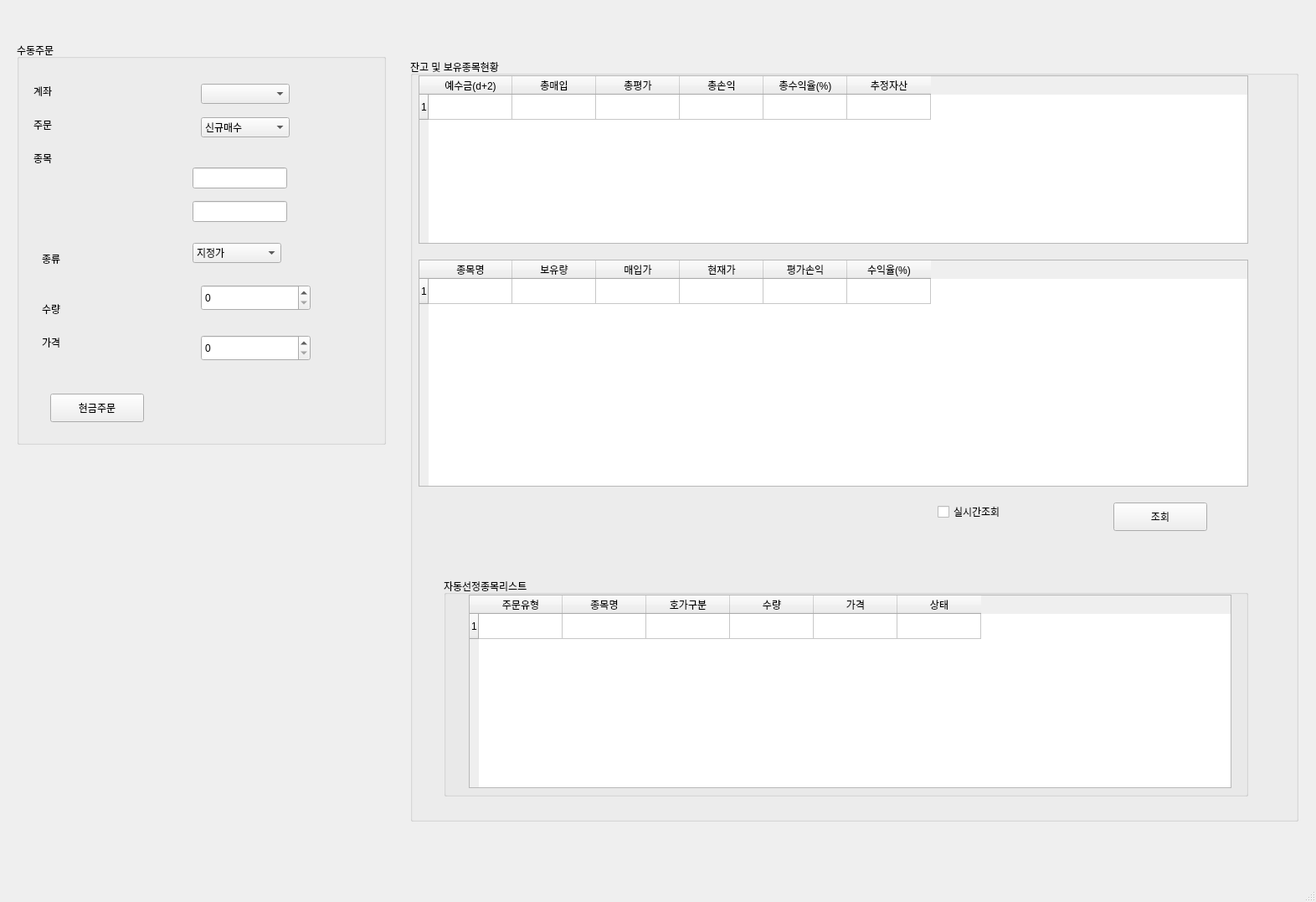
<?xml version="1.0" encoding="UTF-8"?>
<ui version="4.0">
 <class>MainWindow</class>
 <widget class="QMainWindow" name="MainWindow">
  <property name="geometry">
   <rect>
    <x>0</x>
    <y>0</y>
    <width>1572</width>
    <height>1077</height>
   </rect>
  </property>
  <property name="windowTitle">
   <string>PyTrader v0.2</string>
  </property>
  <property name="windowIcon">
   <iconset>
    <normaloff>icon.png</normaloff>icon.png</iconset>
  </property>
  <widget class="QWidget" name="centralwidget">
   <widget class="QGroupBox" name="groupBox">
    <property name="geometry">
     <rect>
      <x>20</x>
      <y>50</y>
      <width>441</width>
      <height>481</height>
     </rect>
    </property>
    <property name="title">
     <string>수동주문</string>
    </property>
    <widget class="QLabel" name="label">
     <property name="geometry">
      <rect>
       <x>20</x>
       <y>50</y>
       <width>77</width>
       <height>18</height>
      </rect>
     </property>
     <property name="text">
      <string>계좌</string>
     </property>
    </widget>
    <widget class="QLabel" name="label_2">
     <property name="geometry">
      <rect>
       <x>20</x>
       <y>90</y>
       <width>77</width>
       <height>18</height>
      </rect>
     </property>
     <property name="text">
      <string>주문</string>
     </property>
    </widget>
    <widget class="QLabel" name="label_3">
     <property name="geometry">
      <rect>
       <x>20</x>
       <y>130</y>
       <width>77</width>
       <height>18</height>
      </rect>
     </property>
     <property name="text">
      <string>종목</string>
     </property>
    </widget>
    <widget class="QLabel" name="label_4">
     <property name="geometry">
      <rect>
       <x>30</x>
       <y>250</y>
       <width>77</width>
       <height>18</height>
      </rect>
     </property>
     <property name="text">
      <string>종류</string>
     </property>
    </widget>
    <widget class="QLabel" name="label_5">
     <property name="geometry">
      <rect>
       <x>30</x>
       <y>310</y>
       <width>77</width>
       <height>18</height>
      </rect>
     </property>
     <property name="text">
      <string>수량</string>
     </property>
    </widget>
    <widget class="QLabel" name="label_6">
     <property name="geometry">
      <rect>
       <x>30</x>
       <y>350</y>
       <width>77</width>
       <height>18</height>
      </rect>
     </property>
     <property name="text">
      <string>가격</string>
     </property>
    </widget>
    <widget class="QComboBox" name="comboBox">
     <property name="geometry">
      <rect>
       <x>220</x>
       <y>50</y>
       <width>106</width>
       <height>24</height>
      </rect>
     </property>
    </widget>
    <widget class="QComboBox" name="comboBox_2">
     <property name="geometry">
      <rect>
       <x>220</x>
       <y>90</y>
       <width>106</width>
       <height>24</height>
      </rect>
     </property>
     <item>
      <property name="text">
       <string>신규매수</string>
      </property>
     </item>
     <item>
      <property name="text">
       <string>신규매도</string>
      </property>
     </item>
     <item>
      <property name="text">
       <string>매수취소</string>
      </property>
     </item>
     <item>
      <property name="text">
       <string>매도취소</string>
      </property>
     </item>
    </widget>
    <widget class="QComboBox" name="comboBox_3">
     <property name="geometry">
      <rect>
       <x>210</x>
       <y>240</y>
       <width>106</width>
       <height>24</height>
      </rect>
     </property>
     <item>
      <property name="text">
       <string>지정가</string>
      </property>
     </item>
     <item>
      <property name="text">
       <string>시장가</string>
      </property>
     </item>
    </widget>
    <widget class="QLineEdit" name="lineEdit">
     <property name="geometry">
      <rect>
       <x>210</x>
       <y>150</y>
       <width>113</width>
       <height>25</height>
      </rect>
     </property>
    </widget>
    <widget class="QLineEdit" name="lineEdit_2">
     <property name="geometry">
      <rect>
       <x>210</x>
       <y>190</y>
       <width>113</width>
       <height>25</height>
      </rect>
     </property>
    </widget>
    <widget class="QSpinBox" name="spinBox">
     <property name="geometry">
      <rect>
       <x>220</x>
       <y>290</y>
       <width>131</width>
       <height>31</height>
      </rect>
     </property>
     <property name="maximum">
      <number>1000000</number>
     </property>
     <property name="singleStep">
      <number>50</number>
     </property>
    </widget>
    <widget class="QSpinBox" name="spinBox_2">
     <property name="geometry">
      <rect>
       <x>220</x>
       <y>350</y>
       <width>131</width>
       <height>31</height>
      </rect>
     </property>
     <property name="maximum">
      <number>1000000</number>
     </property>
     <property name="singleStep">
      <number>50</number>
     </property>
    </widget>
    <widget class="QPushButton" name="pushButton">
     <property name="geometry">
      <rect>
       <x>40</x>
       <y>420</y>
       <width>112</width>
       <height>34</height>
      </rect>
     </property>
     <property name="text">
      <string>현금주문</string>
     </property>
    </widget>
   </widget>
   <widget class="QGroupBox" name="groupBox_2">
    <property name="geometry">
     <rect>
      <x>490</x>
      <y>70</y>
      <width>1061</width>
      <height>911</height>
     </rect>
    </property>
    <property name="title">
     <string>잔고 및 보유종목현황</string>
    </property>
    <widget class="QTableWidget" name="tableWidget">
     <property name="geometry">
      <rect>
       <x>10</x>
       <y>20</y>
       <width>991</width>
       <height>201</height>
      </rect>
     </property>
     <property name="rowCount">
      <number>1</number>
     </property>
     <row/>
     <column>
      <property name="text">
       <string>예수금(d+2)</string>
      </property>
     </column>
     <column>
      <property name="text">
       <string>총매입</string>
      </property>
     </column>
     <column>
      <property name="text">
       <string>총평가</string>
      </property>
     </column>
     <column>
      <property name="text">
       <string>총손익</string>
      </property>
     </column>
     <column>
      <property name="text">
       <string>총수익율(%)</string>
      </property>
     </column>
     <column>
      <property name="text">
       <string>추정자산</string>
      </property>
     </column>
    </widget>
    <widget class="QTableWidget" name="tableWidget_2">
     <property name="geometry">
      <rect>
       <x>10</x>
       <y>240</y>
       <width>991</width>
       <height>271</height>
      </rect>
     </property>
     <property name="rowCount">
      <number>1</number>
     </property>
     <row/>
     <column>
      <property name="text">
       <string>종목명</string>
      </property>
     </column>
     <column>
      <property name="text">
       <string>보유량</string>
      </property>
     </column>
     <column>
      <property name="text">
       <string>매입가</string>
      </property>
     </column>
     <column>
      <property name="text">
       <string>현재가</string>
      </property>
     </column>
     <column>
      <property name="text">
       <string>평가손익</string>
      </property>
     </column>
     <column>
      <property name="text">
       <string>수익율(%)</string>
      </property>
     </column>
    </widget>
    <widget class="QCheckBox" name="checkBox">
     <property name="geometry">
      <rect>
       <x>630</x>
       <y>530</y>
       <width>116</width>
       <height>22</height>
      </rect>
     </property>
     <property name="text">
      <string>실시간조회</string>
     </property>
    </widget>
    <widget class="QPushButton" name="pushButton_2">
     <property name="geometry">
      <rect>
       <x>840</x>
       <y>530</y>
       <width>112</width>
       <height>34</height>
      </rect>
     </property>
     <property name="text">
      <string>조회</string>
     </property>
    </widget>
    <widget class="QGroupBox" name="groupBox_3">
     <property name="geometry">
      <rect>
       <x>40</x>
       <y>620</y>
       <width>961</width>
       <height>261</height>
      </rect>
     </property>
     <property name="title">
      <string>자동선정종목리스트</string>
     </property>
     <widget class="QTableWidget" name="tableWidget_3">
      <property name="geometry">
       <rect>
        <x>30</x>
        <y>20</y>
        <width>911</width>
        <height>231</height>
       </rect>
      </property>
      <property name="rowCount">
       <number>1</number>
      </property>
      <row/>
      <column>
       <property name="text">
        <string>주문유형</string>
       </property>
      </column>
      <column>
       <property name="text">
        <string>종목명</string>
       </property>
      </column>
      <column>
       <property name="text">
        <string>호가구분</string>
       </property>
      </column>
      <column>
       <property name="text">
        <string>수량</string>
       </property>
      </column>
      <column>
       <property name="text">
        <string>가격</string>
       </property>
      </column>
      <column>
       <property name="text">
        <string>상태</string>
       </property>
      </column>
     </widget>
    </widget>
   </widget>
  </widget>
  <widget class="QMenuBar" name="menubar">
   <property name="geometry">
    <rect>
     <x>0</x>
     <y>0</y>
     <width>1572</width>
     <height>21</height>
    </rect>
   </property>
  </widget>
  <widget class="QStatusBar" name="statusbar"/>
 </widget>
 <resources/>
 <connections/>
</ui>
